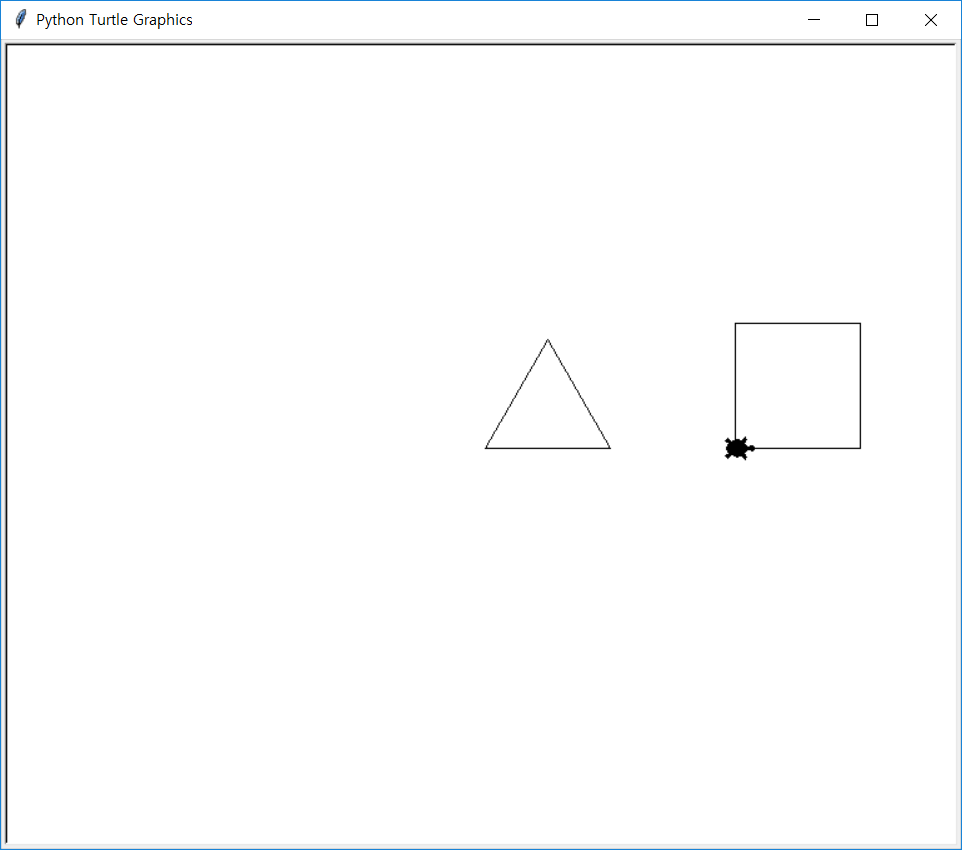

Write the Python code that produced this figure.
import turtle
t = turtle.Turtle()
t.shape("turtle")

for i in range(3):
    t.forward(100)
    t.left(360/3)

t.penup()
t.goto(200, 0)
t.pendown()

for i in range(4):
    t.forward(100)
    t.left(360/4)
